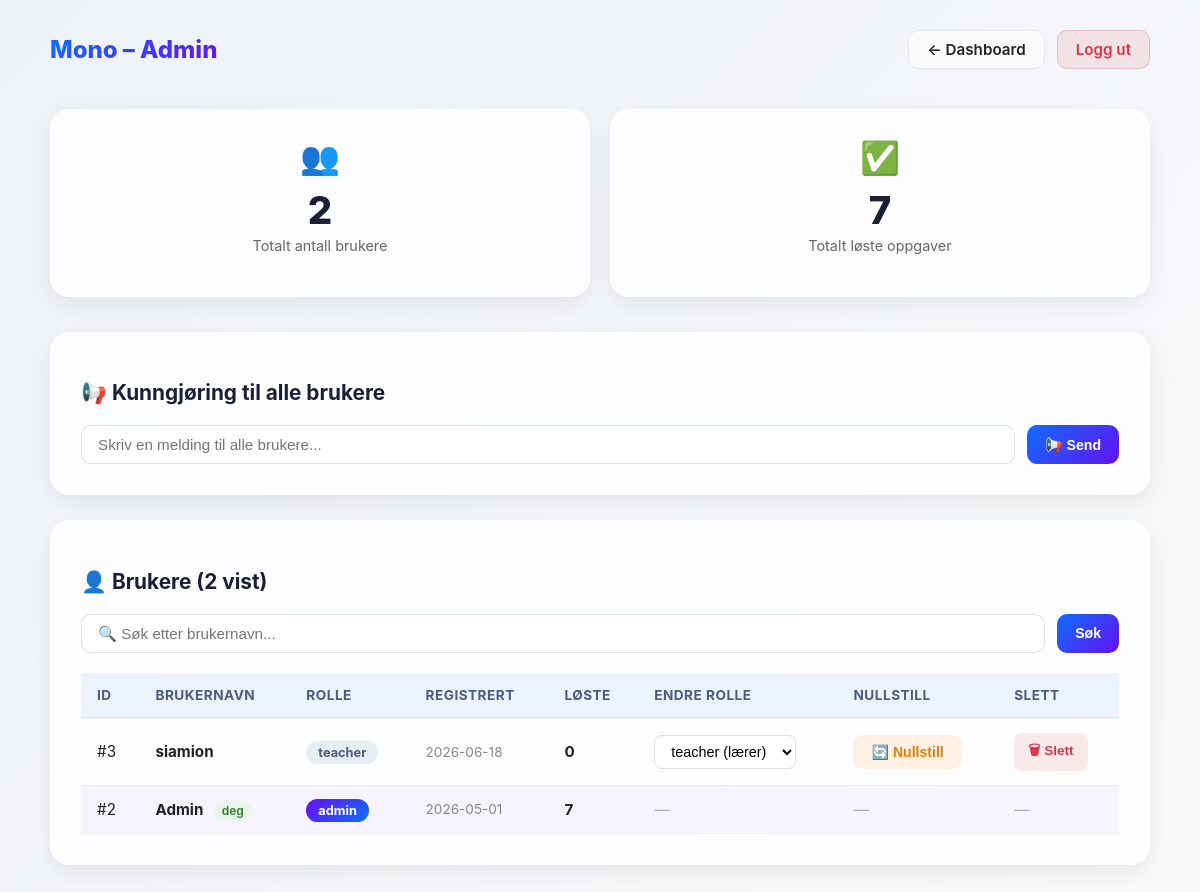
The app's page /admin (signed in), older data.
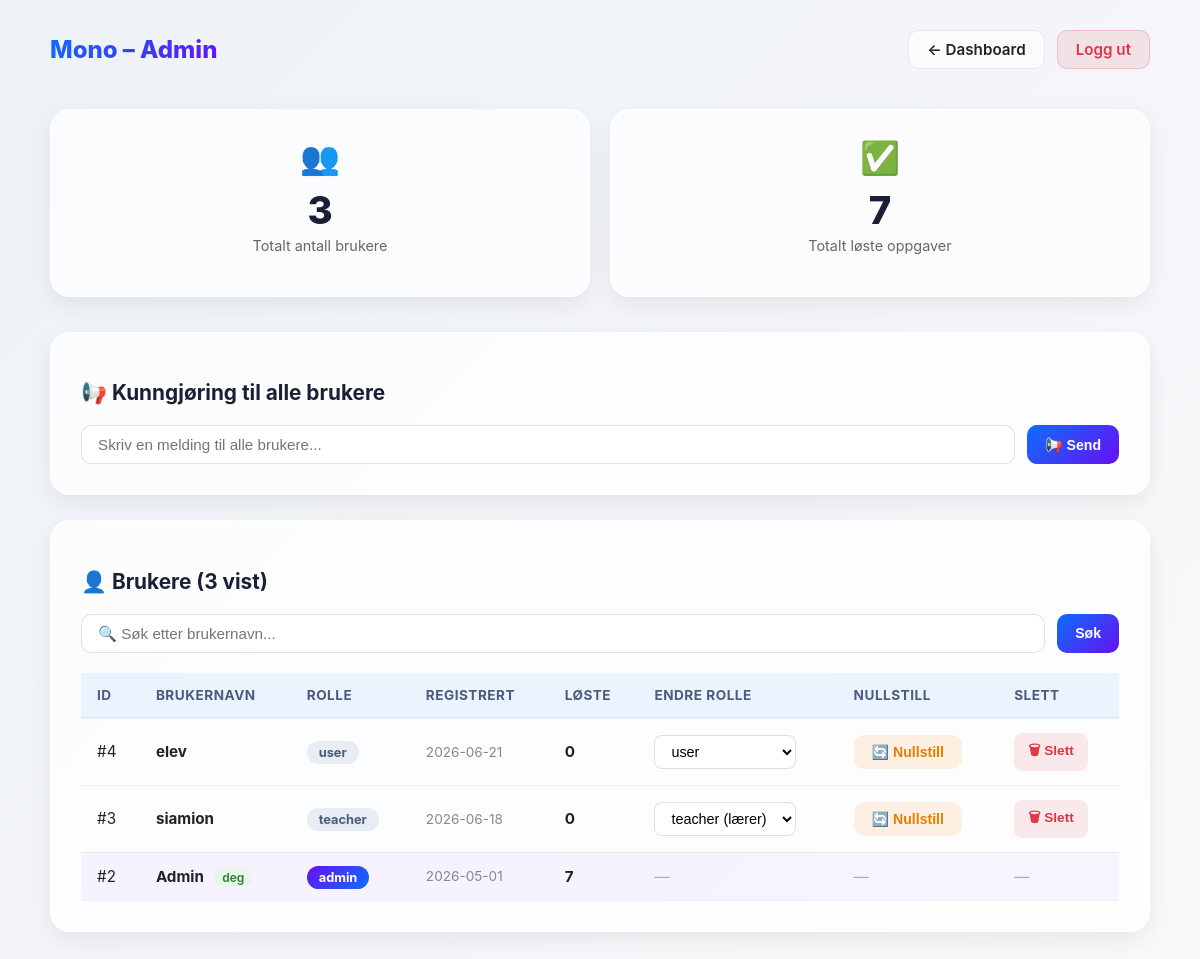
The same page, newer data.
### tables this page shows
CREATE TABLE users (
    id INTEGER PRIMARY KEY AUTOINCREMENT,
    username TEXT UNIQUE NOT NULL,
    password_hash TEXT NOT NULL,
    role TEXT DEFAULT 'user',
    created_at TEXT DEFAULT (datetime('now'))
);

### app.py (the view)
@app.route("/admin")
@login_required
def admin():
    if session.get("role") != "admin":
        return redirect("/dashboard")
    conn = get_db()
    søk = request.args.get("søk", "").strip()
    if søk:
        users = conn.execute("""
            SELECT u.id, u.username, u.role, u.created_at,
                   COUNT(p.id) as løste
            FROM users u
            LEFT JOIN progress p ON p.user_id = u.id
            WHERE u.username LIKE ?
            GROUP BY u.id
            ORDER BY u.created_at DESC
        """, (f"%{søk}%",)).fetchall()
    else:
        users = conn.execute("""
            SELECT u.id, u.username, u.role, u.created_at,
                   COUNT(p.id) as løste
            FROM users u
            LEFT JOIN progress p ON p.user_id = u.id
            GROUP BY u.id
            ORDER BY u.created_at DESC
        """).fetchall()
    totalt_brukere = conn.execute("SELECT COUNT(*) as cnt FROM users").fetchone()["cnt"]
    totalt_løste = conn.execute("SELECT COUNT(*) as cnt FROM progress").fetchone()["cnt"]
    kunngjøring = conn.execute("SELECT * FROM kunngjøringer ORDER BY id DESC LIMIT 1").fetchone()
    return render_template("admin.html",
        users=users,
        totalt_brukere=totalt_brukere,
        totalt_løste=totalt_løste,
        current_user_id=session["user_id"],
        søk=søk,
        kunngjøring=kunngjøring
    )

### app.py (called while the page is built)
def login_required(f):
    @wraps(f)
    def wrapper(*args, **kwargs):
        if "user_id" not in session:
            return redirect("/login")
        return f(*args, **kwargs)
    return wrapper

def get_db():
    conn = sqlite3.connect(DATABASE)
    conn.row_factory = sqlite3.Row
    return conn

@app.context_processor
def inject_locale():
    return {"get_locale": get_locale}

### templates/admin.html (shortened to what this page needs)
<!DOCTYPE html>
<html lang="no">
<head>
    <link rel="stylesheet" href="/static/css/main.css">
</head>
<body>
<div class="db-page">
    <div class="db-header">
        <span class="db-logo"> Mono – Admin</span>
        <div class="db-header-right">
            <a href="/dashboard" class="db-nav-btn">← Dashboard</a>
            <a href="/logout" class="db-nav-btn db-nav-logout">Logg ut</a>
        </div>
    </div>
    <div class="db-stats" style="grid-template-columns: repeat(2, 1fr); margin-bottom: 35px;">
        <div class="db-stat-card">
            <div class="db-stat-icon">👥</div>
            <div class="db-stat-number">{{ totalt_brukere }}</div>
            <div class="db-stat-label">Totalt antall brukere</div>
        </div>
        <div class="db-stat-card">
            <div class="db-stat-icon">✅</div>
            <div class="db-stat-number">{{ totalt_løste }}</div>
            <div class="db-stat-label">Totalt løste oppgaver</div>
        </div>
    </div>
    <div class="admin-table-card" style="margin-bottom: 25px;">
        <h2 class="admin-table-title">📢 Kunngjøring til alle brukere</h2>
        <form method="POST" action="/admin/kunngjøring" style="display: flex; gap: 12px; margin-top: 12px;">
            <input type="text" name="melding" placeholder="Skriv en melding til alle brukere..."
                   class="admin-input" value="{{ kunngjøring.melding if kunngjøring else '' }}">
            <button type="submit" class="admin-action-btn admin-btn-blue">📢 Send</button>
        </form>
    </div>
    <div class="admin-table-card">
        <h2 class="admin-table-title">👤 Brukere ({{ users|length }} vist)</h2>
        <form method="GET" action="/admin" style="display: flex; gap: 12px; margin-bottom: 20px;">
            <input type="text" name="søk" placeholder="🔍 Søk etter brukernavn..."
                   class="admin-input" value="{{ søk }}">
            <button type="submit" class="admin-action-btn admin-btn-blue">Søk</button>
        </form>
        <table class="admin-table">
            <thead>
                <tr>
                    <th>ID</th>
                    <th>Brukernavn</th>
                    <th>Rolle</th>
                    <th>Registrert</th>
                    <th>Løste</th>
                    <th>Endre rolle</th>
                    <th>Nullstill</th>
                    <th>Slett</th>
                </tr>
            </thead>
            <tbody>
                {% for u in users %}
                <tr class="{{ 'admin-row-self' if u.id == current_user_id else '' }}">
                    <td>#{{ u.id }}</td>
                    <td>
                        <strong>{{ u.username }}</strong>
                        {% if u.id == current_user_id %}
                            <span class="admin-badge-you">deg</span>
                        {% endif %}
                    </td>
                    <td>
                        <span class="admin-badge {{ 'admin-badge-admin' if u.role == 'admin' else 'admin-badge-user' }}">
                            {{ u.role }}
                        </span>
                    </td>
                    <td style="color:#888; font-size:0.85rem;">
                        {{ u.created_at[:10] if u.created_at else "—" }}
                    </td>
                    <td><strong>{{ u.løste }}</strong></td>
                    <td>
                        {% if u.id != current_user_id %}
                        <form method="POST" action="/admin/rolle/{{ u.id }}">
                            <select name="rolle" class="admin-select" onchange="this.form.submit()">
                                <option value="user" {{ 'selected' if u.role == 'user' }}>user</option>
                                <option value="teacher" {{ 'selected' if u.role == 'teacher' }}>teacher (lærer)</option>
                            </select>
                        </form>
                        {% else %}
                            <span style="color:#aaa;">—</span>
                        {% endif %}
                    </td>
                    <td>
                        {% if u.id != current_user_id %}
                        <form method="POST" action="/admin/nullstill/{{ u.id }}"
                              onsubmit="return confirm('Nullstill all progresjon for {{ u.username }}?')">
                            <button type="submit" class="admin-action-btn admin-btn-orange">🔄 Nullstill</button>
                        </form>
                        {% else %}
                            <span style="color:#aaa;">—</span>
                        {% endif %}
                    </td>
                    <td>
                        {% if u.id != current_user_id %}
                        <form method="POST" action="/admin/slett/{{ u.id }}"
                              onsubmit="return confirm('Sikker på at du vil slette {{ u.username }}?')">
                            <button type="submit" class="admin-delete-btn">🗑 Slett</button>
                        </form>
                        {% else %}
                            <span style="color:#aaa;">—</span>
                        {% endif %}
                    </td>
                </tr>
                {% endfor %}
            </tbody>
        </table>
    </div>
</div>
</body>
</html>

### static/css/main.css (style rules this page uses)
body { background: linear-gradient(135deg, #eef2f7, #f8f9fa); font-family: 'Inter', sans-serif; color: #222; margin: 0; padding: 0; overflow-x: hidden; }
* { transition: 0.25s ease; }
* { scrollbar-width: thin; scrollbar-color: #bfc7d8 transparent; }
.db-page { min-height: 100vh; padding: 30px 40px; max-width: 1100px; margin: 0 auto; }
.db-header { display: flex; justify-content: space-between; align-items: center; margin-bottom: 40px; }
.db-logo { font-size: 1.5rem; font-weight: 800; background: linear-gradient(135deg, #0d6efd, #6610f2); -webkit-background-clip: text; background-clip: text; color: transparent; }
.db-header-right { display: flex; gap: 12px; }
.db-nav-btn { padding: 9px 18px; border-radius: 10px; text-decoration: none; font-weight: 600; font-size: 0.95rem; background: rgba(255,255,255,0.6); border: 1px solid rgba(0,0,0,0.08); color: #222; backdrop-filter: blur(10px); }
.db-nav-logout { background: rgba(220,53,69,0.1); color: #dc3545; border: 1px solid rgba(220,53,69,0.2); }
.db-stats { display: grid; grid-template-columns: repeat(4, 1fr); gap: 20px; }
.db-stat-card { background: rgba(255,255,255,0.7); backdrop-filter: blur(14px); border-radius: 20px; padding: 28px 24px; border: 1px solid rgba(255,255,255,0.5); box-shadow: 0 8px 25px rgba(0,0,0,0.07); text-align: center; }
.db-stat-icon { font-size: 2rem; margin-bottom: 10px; }
.db-stat-number { font-size: 2.4rem; font-weight: 800; color: #1a1f36; margin-bottom: 4px; }
.db-stat-label { font-size: 0.9rem; color: #666; margin-bottom: 14px; }
.db-page { animation: fadeIn 0.6s ease forwards; }
.db-header { animation: slideDown 0.7s ease forwards; }
.db-stat-card { opacity: 0; animation: cardPop 0.6s ease forwards; }
.db-stat-card:nth-child(1) { animation-delay: 0.2s; }
.db-stat-card:nth-child(2) { animation-delay: 0.35s; }
.admin-table-card { background: rgba(255,255,255,0.75); backdrop-filter: blur(14px); border-radius: 20px; padding: 30px; border: 1px solid rgba(255,255,255,0.5); box-shadow: 0 8px 25px rgba(0,0,0,0.07); }
.admin-table-title { font-size: 1.3rem; font-weight: 700; margin-bottom: 20px; color: #1a1f36; }
.admin-table { width: 100%; border-collapse: collapse; font-size: 0.95rem; }
.admin-table thead tr { background: rgba(13,110,253,0.07); }
.admin-table th { padding: 14px 16px; text-align: left; font-weight: 700; color: #4a5b7c; font-size: 0.85rem; text-transform: uppercase; letter-spacing: 0.5px; border-bottom: 2px solid rgba(0,0,0,0.06); }
.admin-table td { padding: 14px 16px; border-bottom: 1px solid rgba(0,0,0,0.05); vertical-align: middle; }
.admin-row-self { background: rgba(102,16,242,0.04) !important; }
.admin-badge { padding: 4px 12px; border-radius: 20px; font-size: 0.8rem; font-weight: 700; }
.admin-badge-admin { background: linear-gradient(135deg, #6610f2, #0d6efd); color: white; }
.admin-badge-user { background: #e8ecf3; color: #4a5b7c; }
.admin-badge-you { background: #e8f5e9; color: #2e7d32; padding: 2px 8px; border-radius: 10px; font-size: 0.75rem; font-weight: 600; margin-left: 6px; }
.admin-select { padding: 7px 12px; border-radius: 8px; border: 1px solid rgba(0,0,0,0.12); background: white; font-size: 0.9rem; cursor: pointer; }
.admin-delete-btn { padding: 7px 14px; border-radius: 8px; border: none; background: rgba(220,53,69,0.1); color: #dc3545; font-weight: 600; cursor: pointer; font-size: 0.85rem; transition: 0.2s ease; }
.admin-input { flex: 1; padding: 10px 16px; border-radius: 10px; border: 1px solid rgba(0,0,0,0.12); font-size: 0.95rem; background: white; }
.admin-action-btn { padding: 9px 18px; border-radius: 10px; border: none; font-weight: 600; font-size: 0.88rem; cursor: pointer; text-decoration: none; display: inline-flex; align-items: center; white-space: nowrap; }
.admin-btn-blue { background: linear-gradient(135deg, #0d6efd, #6610f2); color: white; }
.admin-btn-orange { background: rgba(255,159,67,0.15); color: #e67e00; }

Row changes from the older to the newer data that the page shows:
added users: id "4", username "elev", role "user", created_at "2026-06-21", løste "0"
Text that changed along with them:
{{ totalt_brukere }}: "2" → "3"
{{ users|length }}: "2" → "3"
